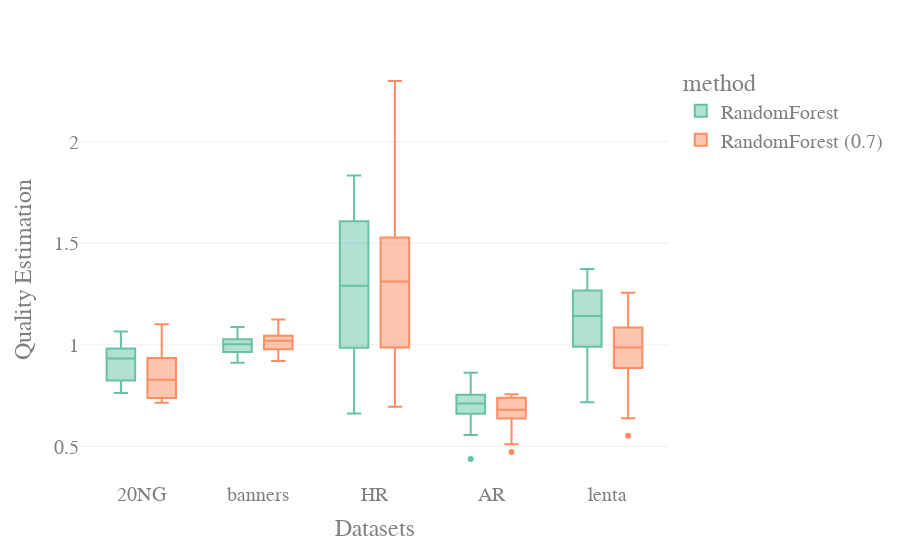

Notebook source saved alongside this figure:
### Code cell
fig = px.box(new_df, x="dataset", y="best_fit", color="method", template='plotly_white', color_discrete_sequence=px.colors.qualitative.Set2)
# fig.update_traces(quartilemethod="exclusive") # or "inclusive", or "linear" by default
fig.update_layout(
    xaxis_title="Datasets",
    yaxis_title="Quality Estimation",
    font=dict(
        family="Courier New, monospace",
        size=20,
        color="#7f7f7f"
    )
)
fig.show()

### Figure 1 — Plotly figure (JSON) as saved in the notebook; plotly's stock layout.template omitted (floating-point values rounded to 4 significant figures)
{"data": [{"alignmentgroup": "True", "hovertemplate": "method=RandomForest<br>dataset=%{x}<br>best_fit=%{y}<extra></extra>", "legendgroup": "RandomForest", "marker": {"color": "rgb(102,194,165)"}, "name": "RandomForest", "notched": false, "offsetgroup": "RandomForest", "orientation": "v", "showlegend": true, "type": "box", "x": ["20NG", "20NG", "20NG", "20NG", "20NG", "20NG", "20NG", "20NG", "20NG", "20NG", "20NG", "20NG", "20NG", "20NG", "20NG", "banners", "banners", "banners", "banners", "banners", "banners", "banners", "banners", "banners", "banners", "banners", "banners", "banners", "banners", "banners", "HR", "HR", "HR", "HR", "HR", "HR", "HR", "HR", "HR", "HR", "HR", "HR", "HR", "HR", "HR", "HR", "HR", "HR", "HR", "HR", "HR", "HR", "HR", "HR", "HR", "HR", "HR", "AR", "AR", "AR", "AR", "AR", "AR", "AR", "AR", "AR", "AR", "AR", "AR", "AR", "AR", "AR", "AR", "AR", "AR", "AR", "AR", "AR", "lenta", "lenta", "lenta", "lenta", "lenta", "lenta", "lenta", "lenta", "lenta", "lenta", "lenta", "lenta", "lenta", "lenta", "lenta"], "x0": " ", "xaxis": "x", "y": [0.853, 0.9363, 0.9846, 1.066, 0.9779, 0.8734, 0.7639, 0.937, 0.9331, 1.032, 0.8163, 0.8766, 0.8043, 0.8054, 1.012, 0.9852, 1.058, 1.02, 0.9724, 1.088, 0.9411, 0.9632, 1.026, 1.003, 1.031, 1.006, 0.9128, 0.9471, 1.003, 1.028, 1.729, 1.3, 0.6623, 0.8052, 1.626, 1.147, 1.729, 1.3, 0.6623, 0.8052, 1.626, 1.147, 0.8737, 0.828, 1.116, 1.356, 1.152, 1.82, 1.348, 1.291, 1.555, 1.695, 1.446, 1.833, 0.9424, 1.258, 1.183, 0.8086, 0.8627, 0.7425, 0.7526, 0.6585, 0.6429, 0.7615, 0.6631, 0.769, 0.7424, 0.4388, 0.7063, 0.6781, 0.7338, 0.7121, 0.5867, 0.8204, 0.6886, 0.7497, 0.7107, 0.557, 1.188, 0.9716, 1.287, 0.951, 1.001, 0.9888, 0.9972, 1.374, 1.317, 0.7182, 1.211, 1.143, 1.292, 1.066, 1.205], "y0": " ", "yaxis": "y"}, {"alignmentgroup": "True", "hovertemplate": "method=RandomForest (0.7)<br>dataset=%{x}<br>best_fit=%{y}<extra></extra>", "legendgroup": "RandomForest (0.7)", "marker": {"color": "rgb(252,141,98)"}, "name": "RandomForest (0.7)", "notched": false, "offsetgroup": "RandomForest (0.7)", "orientation": "v", "showlegend": true, "type": "box", "x": ["20NG", "20NG", "20NG", "20NG", "20NG", "20NG", "20NG", "20NG", "20NG", "20NG", "20NG", "20NG", "20NG", "20NG", "20NG", "20NG", "20NG", "20NG", "20NG", "20NG", "banners", "banners", "banners", "banners", "banners", "banners", "banners", "banners", "banners", "banners", "banners", "banners", "banners", "banners", "banners", "banners", "banners", "banners", "banners", "banners", "HR", "HR", "HR", "HR", "HR", "HR", "HR", "HR", "HR", "HR", "HR", "HR", "HR", "AR", "AR", "AR", "AR", "AR", "AR", "AR", "AR", "AR", "AR", "AR", "AR", "AR", "AR", "lenta", "lenta", "lenta", "lenta", "lenta", "lenta", "lenta", "lenta", "lenta", "lenta", "lenta", "lenta", "lenta", "lenta", "lenta", "lenta", "lenta", "lenta", "lenta", "lenta"], "x0": " ", "xaxis": "x", "y": [0.7845, 0.9391, 0.933, 0.8927, 0.7329, 0.7227, 0.7414, 0.7504, 0.8105, 1.102, 0.8256, 0.7151, 0.832, 0.9324, 0.9557, 0.8459, 0.9668, 0.7353, 1.037, 0.7194, 1.125, 1.018, 1.03, 1.038, 0.974, 1.052, 1.006, 0.9749, 0.994, 1.083, 0.9204, 0.9964, 1.04, 0.9836, 0.9225, 1.022, 1.051, 1.121, 1.029, 0.9698, 1.036, 1.312, 0.8085, 1.781, 0.696, 1.48, 0.8405, 1.469, 1.061, 1.425, 1.272, 1.674, 2.298, 0.6521, 0.7405, 0.7334, 0.6815, 0.7411, 0.4729, 0.7575, 0.6382, 0.678, 0.7039, 0.754, 0.5108, 0.6808, 0.5517, 1.008, 1.08, 0.9849, 0.8786, 0.9893, 1.114, 1.077, 0.8949, 0.6395, 1.112, 0.5527, 0.8949, 0.9749, 1.257, 1.092, 0.653, 1.196, 0.8549, 0.933, 1.032], "y0": " ", "yaxis": "y"}], "layout": {"boxmode": "group", "font": {"color": "#7f7f7f", "family": "Courier New, monospace", "size": 20}, "legend": {"title": {"text": "method"}, "tracegroupgap": 0}, "margin": {"t": 60}, "xaxis": {"anchor": "y", "domain": [0, 1], "title": {"text": "Datasets"}}, "yaxis": {"anchor": "x", "domain": [0, 1], "title": {"text": "Quality Estimation"}}}}
